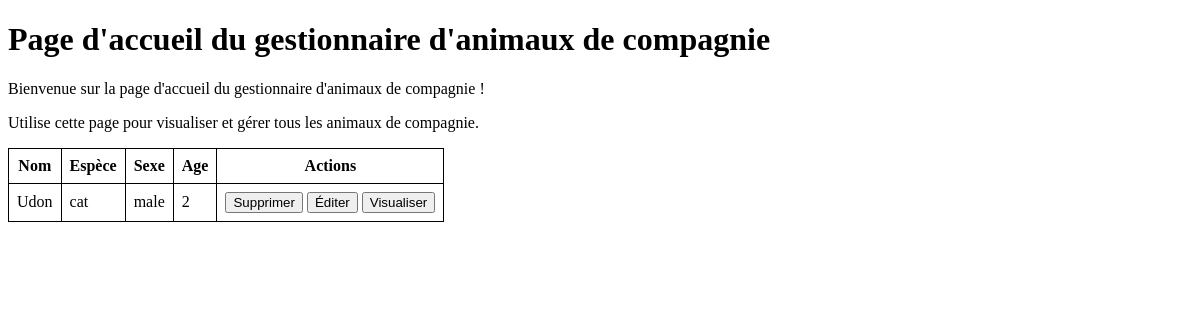
Before: /mini-projet/index.php with the older database file.
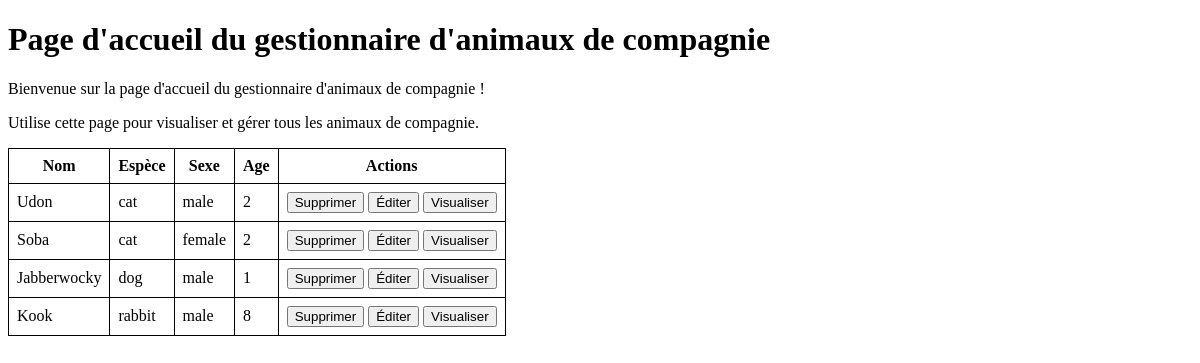
After: the same page with the newer database file.
### tables this page shows
CREATE TABLE pets (
    id INTEGER PRIMARY KEY AUTOINCREMENT,
    name TEXT NOT NULL,
    species TEXT NOT NULL,
    nickname TEXT,
    sex TEXT NOT NULL,
    age INTEGER NOT NULL,
    colour TEXT,
    personalities TEXT,
    size FLOAT,
    notes TEXT
);

### mini-projet/functions.php (called while the page is built, shortened)
<?php
require 'database.php';
function getPets() {
    global $pdo;
    $sql = 'SELECT * FROM pets';
    $stmt = $pdo->prepare($sql);
    $stmt->execute();
    $pets = $stmt->fetchAll();
    return $pets;
}

### mini-projet/index.php (the view, shortened to what this page needs)
<?php
require "functions.php";
$pets = getPets();
?>
<!DOCTYPE html>
<html lang="fr">
<head>
</head>
<body>
<h1>Page d'accueil du gestionnaire d'animaux de compagnie</h1>
<p>Bienvenue sur la page d'accueil du gestionnaire d'animaux de compagnie !</p>
<p>Utilise cette page pour visualiser et gérer tous les animaux de compagnie.</p>
<table>
    <thead>
    <tr>
        <th>Nom</th>
        <th>Espèce</th>
        <th>Sexe</th>
        <th>Age</th>
        <th>Actions</th>
    </tr>
    </thead>
    <tbody>
    <?php foreach ($pets as $pet) { ?>
        <tr>
            <td><?= htmlspecialchars($pet['name']) ?></td>
            <td><?= htmlspecialchars($pet['species']) ?></td>
            <td><?= htmlspecialchars($pet['sex']) ?></td>
            <td><?= htmlspecialchars($pet['age']) ?></td>
            <td>
                <a href="delete.php?id=<?= htmlspecialchars($pet['id']) ?>"><button>Supprimer</button></a>
                <a href="edit.php?id=<?= htmlspecialchars($pet['id']) ?>"><button>Éditer</button></a>
                <a href="view.php?id=<?= htmlspecialchars($pet['id']) ?>"><button>Visualiser</button></a>
            </td>
        </tr>
    <?php } ?>
    </tbody>
</table>
</body>
</html>

### mini-projet/index.php (style rules this page uses)
table, th, td { border: 1px solid black; border-collapse: collapse; padding: 8px; }

Changed rows visible on the page:
added pets: name "Soba", species "cat", sex "female", age "2"
added pets: name "Jabberwocky", species "dog", sex "male", age "1"
added pets: name "Kook", species "rabbit", sex "male", age "8"
